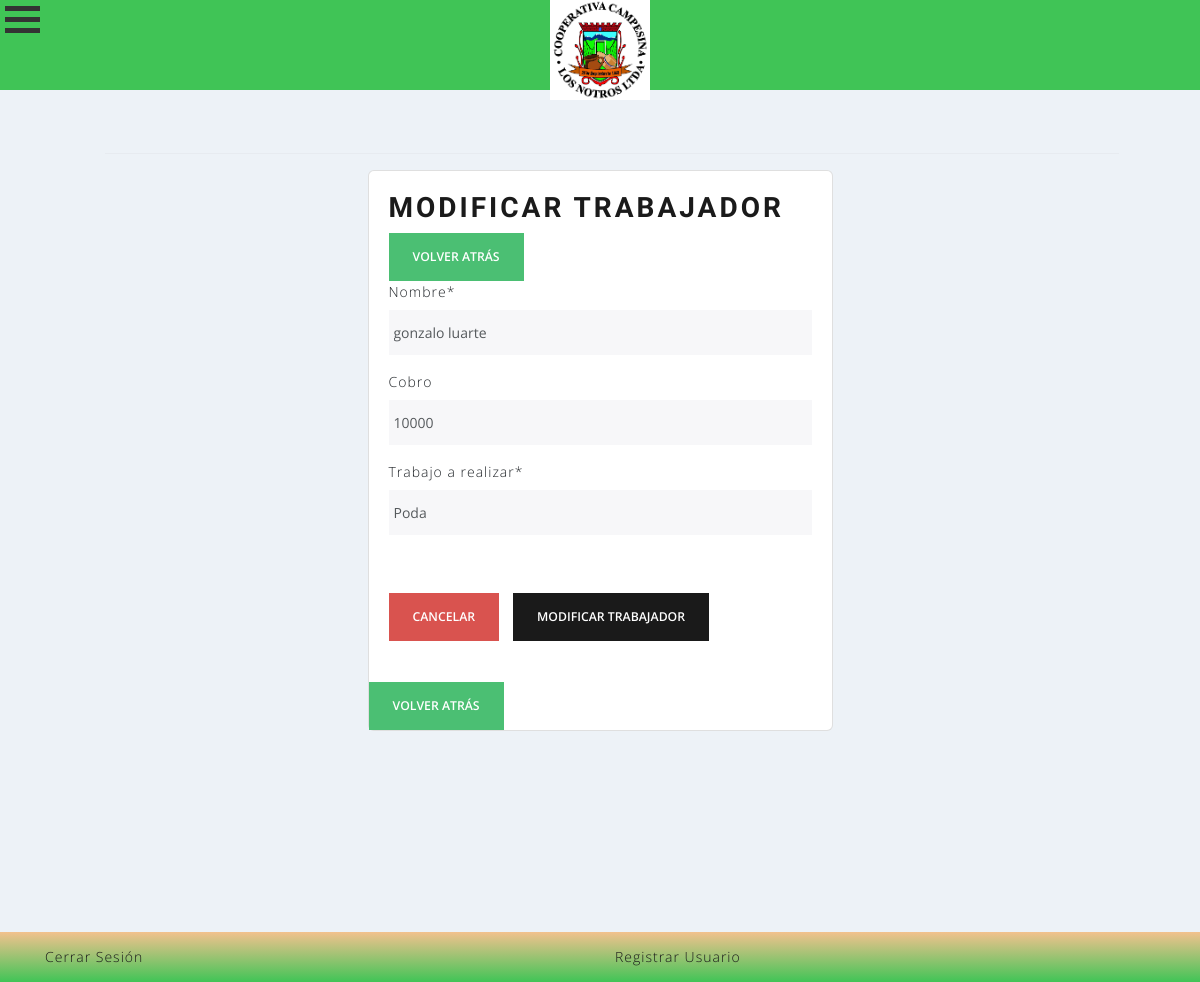
Screenshot of /modificartrabajadores/19 with the database file from the repository.
### agrosmartiotweb/models.py (models this page shows, shortened)
class Trabajador(models.Model):
    nombre = models.CharField(max_length=50, null=True)
    rut = models.CharField(max_length=12, null=True, validators=[validate_rut])
    TIPO_CONTRATO_CHOICES = (
        ('Indefinido', 'Indefinido'),
        ('Plazo fijo', 'Plazo fijo'),
        ('Honorario', 'Honorario'),
        ('Sin Contraro', 'Sin Contrato'),
    )
    fecha_ingreso = models.DateField(default=datetime.date.today)
    fecha_termino_contrato = models.DateField(blank=True, null=True)
    tipo_contraro = models.CharField(max_length=15, choices=TIPO_CONTRATO_CHOICES,default="Plazo fijo", editable=True)
    cobro = models.IntegerField(max_length=10,blank=True,null=True)
    trabajo_a_realizar = models.CharField(max_length=50)
    class Meta:
        ordering = ['-fecha_ingreso',]

### agrosmartiotweb/views.py (the view)
# urls.py: path('modificartrabajadores/<id>', views.modificartrabajadores, name = "modificartrabajadores"),
def modificartrabajadores(request,id):
    trabajadores = get_object_or_404(Trabajador,id=id)
    data ={
        'form' : TrabajadorModificarForm(instance=trabajadores)
    }
    if request.method == 'POST':
        formulario = TrabajadorModificarForm(data=request.POST,instance=trabajadores,files=request.FILES)
        if formulario.is_valid():
            formulario.save()
            messages.success(request,"Modificado Correctamente")
        data["form"] = formulario
    return render(request, 'agrosmart/trabajadores/modificartrabajadores.html',data)

### agrosmartiotweb/forms.py
class TrabajadorModificarForm(forms.ModelForm):
    class Meta:
        model = Trabajador
        fields =  ["nombre","cobro","trabajo_a_realizar"]

### agrosmartiotweb/templates/agrosmart/trabajadores/modificartrabajadores.html (shortened to what this page needs)
{% extends 'agrosmart/base.html' %}
{% block contenido %}
{% load static %}
{% load crispy_forms_tags %}
<br>
<br>
<br>
<div class="row">
    <hr>
    <div class="col-12 col-md-6 offset-md-3">
        <div class="card">
            <div class="card-body">
                <h2> Modificar Trabajador </h2>
                <a href="{% url 'gestiondetrabajadores' %}">
                    <button class="btn btn-success">Volver Atrás</button>
                </a>
                <form action="" class="formularioproceso" method="post" enctype="multipart/form-data">
                    {{form | crispy}}
                    <br>
                    <br>
                    <div>
                        <input type="reset" value="Cancelar" class="btn btn-danger">
                        <button type="submit" id="btnAgregar" class="btn btn-primary">Modificar Trabajador</button>
                    </div>
                </form>
            </div>
            <br>
            <a href="{% url 'gestiondetrabajadores' %}">
                <button class="btn btn-success">Volver Atrás</button>
            </a>
        </div>
    </div>
</div>
</div>
{% endblock %}

### agrosmartiotweb/static/app/css/estilos2.css (style rules this page uses)
* { margin:0; padding:0; }
body { background:#FFFFFA; }

### agrosmartiotweb/static/app/css/estilos.css (style rules this page uses)
* { margin: 0; padding: 0; }
body { background-color: #EDF2F7; font-family: 'Open Sans', sans-serif; }
h1, h2 { font-family: 'Balsamiq Sans', cursive; }
input[type=text], input[type=email], input[type=number], select, textarea { width: 100%; padding: 5px; }

### rows the page displays
Trabajador: nombre "gonzalo luarte", cobro "10000", trabajo_a_realizar "Poda"
